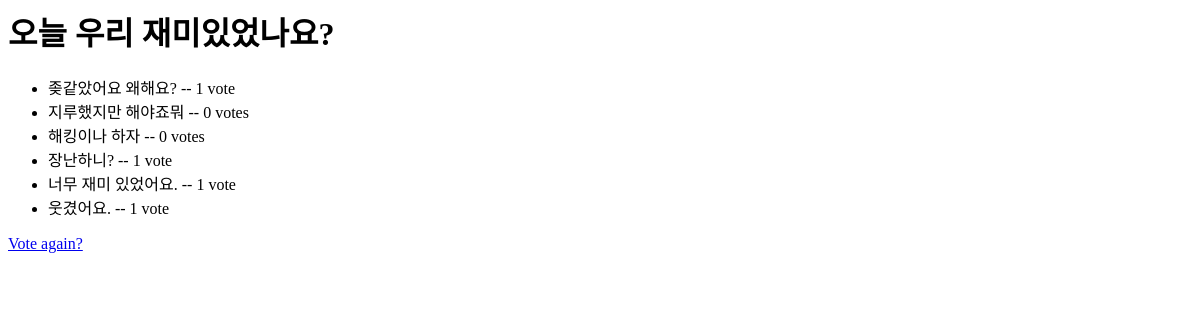
The page /polls/3/results/ on the database as committed earlier.
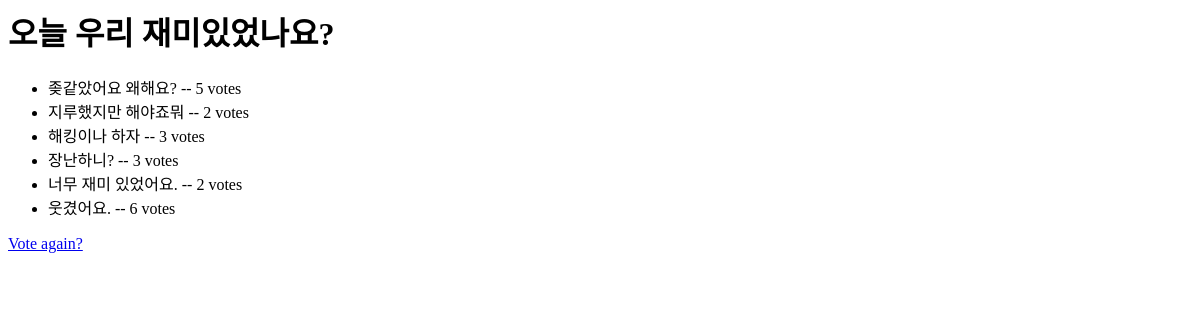
The same page on the database as committed later.
### polls/models.py (models this page shows, shortened)
class Question(models.Model):
    question_text = models.CharField(max_length=200)
    pub_date = models.DateTimeField('date published')

class Choice(models.Model):
    question = models.ForeignKey(Question, on_delete=models.CASCADE)
    choice_text = models.CharField(max_length=200)
    votes = models.IntegerField(default=0)

### polls/views.py (the view)
# urls.py: path('<int:question_id>/results/', views.results, name='results'),
def results(request, question_id):
    question = get_object_or_404(Question, pk=question_id)
    return render(request, 'polls/results.html', {'question': question})

### polls/templates/polls/results.html
<h1>{{ question.question_text }}</h1>
<ul>
{% for choice in question.choice_set.all %}
    <li>{{ choice.choice_text }} -- {{ choice.votes }} vote{{ choice.votes|pluralize }}</li>
{% endfor %}
</ul>
<a href="{% url 'polls:detail' question.id %}">Vote again?</a>

Rows that differ between the two databases and show on the page:
changed Choice "좆같았어요 왜해요?": votes "1" → "5"
changed Choice "지루했지만 해야죠뭐": votes "0" → "2"
changed Choice "해킹이나 하자": votes "0" → "3"
changed Choice "장난하니?": votes "1" → "3"
changed Choice "너무 재미 있었어요.": votes "1" → "2"
changed Choice "웃겼어요.": votes "1" → "6"
